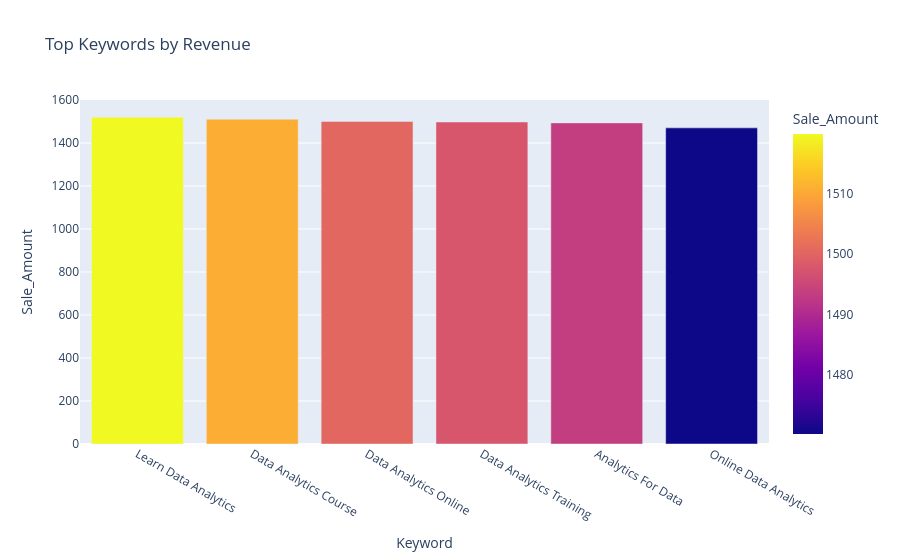

Source (notebook cell):
### Markdown cell above
#### 1️⃣3️⃣ Interactive Bar – Keyword Performance

### Code cell
keyword_perf = df.groupby('Keyword')['Sale_Amount'].mean().sort_values(ascending=False).reset_index()

fig = px.bar(
    keyword_perf,
    x='Keyword',
    y='Sale_Amount',
    color='Sale_Amount',
    title='Top Keywords by Revenue'
)

fig.show()

### Figure 1 — Plotly figure (JSON) as saved in the notebook; plotly's stock layout.template omitted (floating-point values rounded to 4 significant figures)
{"data": [{"hovertemplate": "Keyword=%{x}<br>Sale_Amount=%{marker.color}<extra></extra>", "legendgroup": "", "marker": {"color": [1520.0, 1511.0, 1500.0, 1498.0, 1493.0, 1470.0], "coloraxis": "coloraxis", "pattern": {"shape": ""}}, "name": "", "orientation": "v", "showlegend": false, "textposition": "auto", "type": "bar", "x": ["Learn Data Analytics", "Data Analytics Course", "Data Analytics Online", "Data Analytics Training", "Analytics For Data", "Online Data Analytics"], "xaxis": "x", "y": [1520.0, 1511.0, 1500.0, 1498.0, 1493.0, 1470.0], "yaxis": "y"}], "layout": {"barmode": "relative", "coloraxis": {"colorbar": {"title": {"text": "Sale_Amount"}}, "colorscale": [[0, "#0d0887"], [0.1111, "#46039f"], [0.2222, "#7201a8"], [0.3333, "#9c179e"], [0.4444, "#bd3786"], [0.5556, "#d8576b"], [0.6667, "#ed7953"], [0.7778, "#fb9f3a"], [0.8889, "#fdca26"], [1, "#f0f921"]]}, "legend": {"tracegroupgap": 0}, "title": {"text": "Top Keywords by Revenue"}, "xaxis": {"anchor": "y", "domain": [0, 1], "title": {"text": "Keyword"}}, "yaxis": {"anchor": "x", "domain": [0, 1], "title": {"text": "Sale_Amount"}}}}
